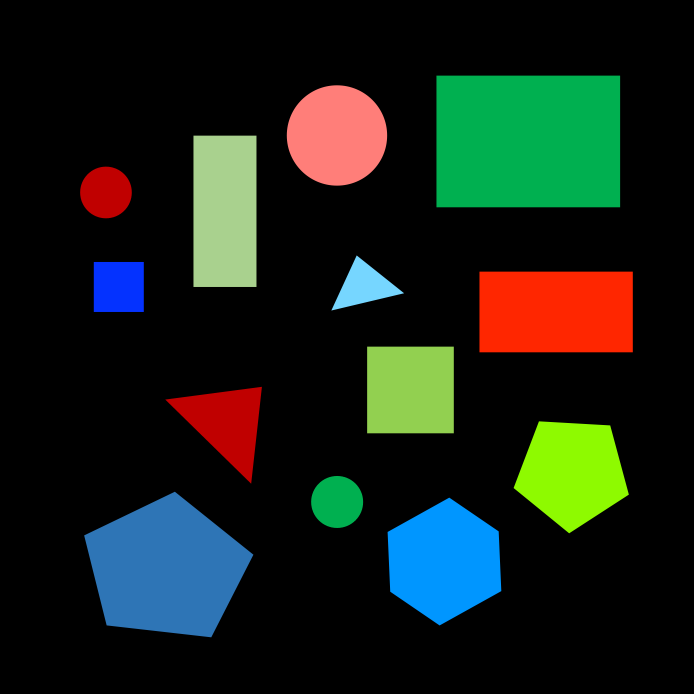
#> input picture asset/images/color.jpg, 2080 x 2080 px (shown at 1/3 size)
$ jupyter execute Color_detection.ipynb
#> lines starting #> are read from the running program, lines starting #| are printed output that depends on the picture; after the words box and inside, x2 and y2 are one past the last pixel; in counts of white or black regions, pixels touching at a corner belong together
## Import packages

[cell 1]
import cv2
import numpy as np
from scipy.spatial import distance as dist
import imutils
import matplotlib.pyplot as plt

## Function declaration

Jupyter Notebook 및 Google Colab에서 이미지를 표시할 수 있도록 Function으로 정의

[cell 2]
def img_show(title='image', img=None, figsize=(8 ,5)):
    plt.figure(figsize=figsize)

    if type(img) == list:
        if type(title) == list:
            titles = title
        else:
            titles = []

            for i in range(len(img)):
                titles.append(title)

        for i in range(len(img)):
            if len(img[i].shape) <= 2:
                rgbImg = cv2.cvtColor(img[i], cv2.COLOR_GRAY2RGB)
            else:
                rgbImg = cv2.cvtColor(img[i], cv2.COLOR_BGR2RGB)

            plt.subplot(1, len(img), i + 1), plt.imshow(rgbImg)
            plt.title(titles[i])
            plt.xticks([]), plt.yticks([])

        plt.show()
    else:
        if len(img.shape) < 3:
            rgbImg = cv2.cvtColor(img, cv2.COLOR_GRAY2RGB)
        else:
            rgbImg = cv2.cvtColor(img, cv2.COLOR_BGR2RGB)

        plt.imshow(rgbImg)
        plt.title(title)
        plt.xticks([]), plt.yticks([])
        plt.show()

color 를 판단하는 Function

[cell 3]
def color_label(image, c):
    # 윤곽선에 대한 마스크를 구성한 다음 영역에 대한 평균 L*a*b* 값을 계산
    mask = np.zeros(image.shape[:2], dtype="uint8")
    cv2.drawContours(mask, [c], -1, 255, -1)
    mask = cv2.erode(mask, None, iterations=2)
    mean = cv2.mean(image, mask=mask)[:3]

    # 정의한 색상 L*a*b* Array를 loop로 수행하여 L*a*b* 색상 값과 이미지 평균 사이의 거리를 계산하며
    # 최소 거리의 L*a*b* 색상 값을 찾음
    min_dist = (np.inf, None)

    for (i, row) in enumerate(lab_array):
        d = dist.euclidean(row[0], mean)
        if d < min_dist[0]:
            min_dist = (d, i)

    return color_names[min_dist[1]]

## Load Image

[cell 4]
cv2_image = cv2.imread('asset/images/color.jpg', cv2.IMREAD_COLOR)
#> cv2_image is the input picture: shape (2080, 2080, 3); mean B, G, R 24.5, 33, 23.7
img_show('original image', cv2_image)

## Color Detection

Key는 색상명, Value는 RGB값을 tuple로 색상 dictionary를 정의합니다.

[cell 5]
colors_dict = {"Red": (255, 0, 0),
               "Green": (0, 255, 0),
               "Blue": (0, 0, 255),
               "Lite blue": (118, 214, 255),
               "Moderate green": (146, 208, 80),
               "Dark green": (0, 176, 80),
               "Light red": (255, 126, 121),}

RGB color space를 ```L*a*b*``` color space로 변환

[cell 6]
lab_array = np.zeros((len(colors_dict), 1, 3), dtype="uint8")
color_names = []

for (i, (name, rgb)) in enumerate(colors_dict.items()):
    lab_array[i] = rgb
    color_names.append(name)

lab_array = cv2.cvtColor(lab_array, cv2.COLOR_RGB2LAB)

아래 과정을 통해 이미지를 그레이스케일로 변환하고 노이즈를 줄이기 위한 이미지 블러링 후 이진화 합니다.

[cell 7]
resized = imutils.resize(cv2_image, width=640)
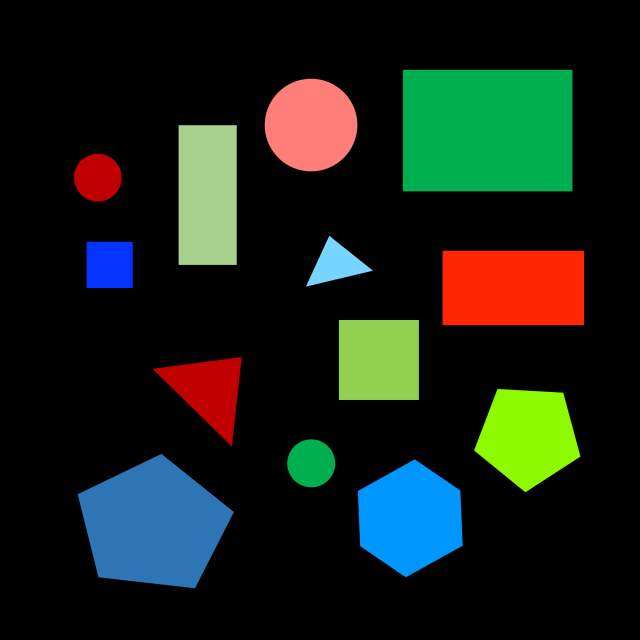
#> resized: shape (640, 640, 3); mean B, G, R 24.5, 33, 23.7
ratio = cv2_image.shape[0] / float(resized.shape[0])
#> ratio = 3.25
blurred = cv2.GaussianBlur(resized, (5, 5), 0)
gray = cv2.cvtColor(blurred, cv2.COLOR_BGR2GRAY)
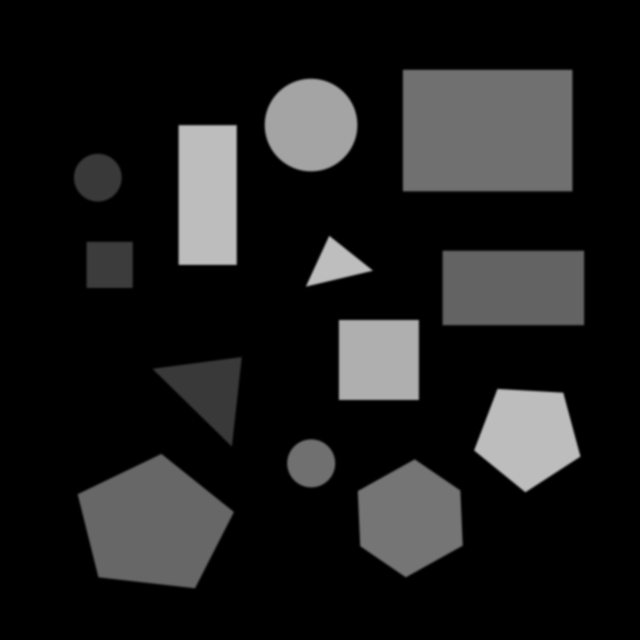
#> gray: shape (640, 640); min 0, max 190, mean 29.2
lab_img = cv2.cvtColor(blurred, cv2.COLOR_BGR2LAB)
#> lab_img: shape (640, 640, 3); mean of channels 0, 1, 2 36.7, 126.6, 132.7
thresh = cv2.threshold(gray, 10, 255, cv2.THRESH_BINARY)[1]
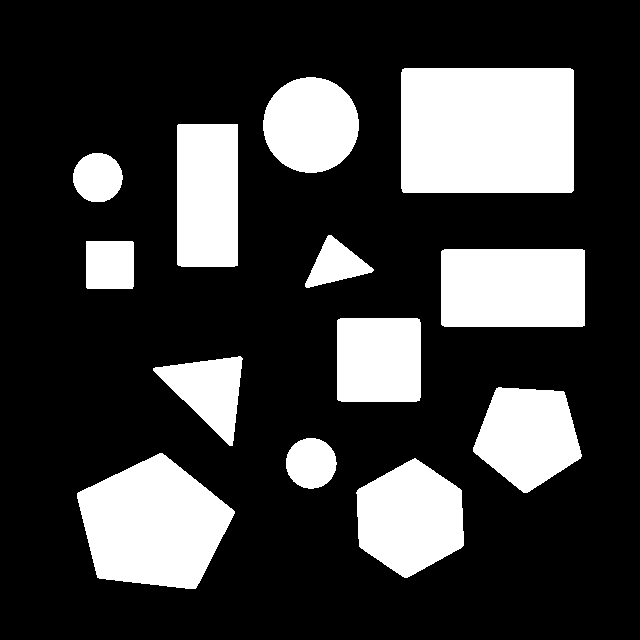
#> thresh: shape (640, 640); 24.5% white; 13 white regions, largest, box (x1, y1, x2, y2) and area: (401, 68, 574, 193) 21607, (77, 453, 235, 589) 14718, (441, 249, 585, 327) 11220

[cell 8]
img_show(['GaussianBlur', 'L*a*b* color', 'Threshold'], [blurred, lab_img, thresh])
#> call 2 of img_show, with figsize = (8, 5)
#> the loop in img_show (call 2), `for i in range(len(img)):` made 3 passes
#> in img_show (call 2), `plt.show()`:
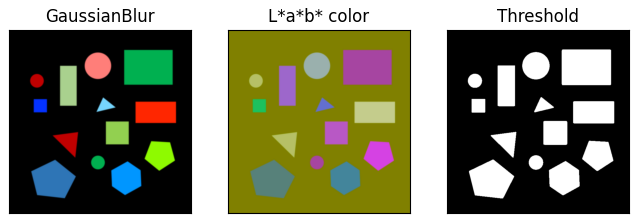
#> figure drawn by matplotlib, 3 panels

이진화 이미지에서 윤곽선을 검출합니다.

[cell 9]
cnts = cv2.findContours(thresh.copy(), cv2.RETR_EXTERNAL, cv2.CHAIN_APPROX_SIMPLE)
#> cnts = 13 contours; largest, box (x1, y1, x2, y2) and area: (401, 68, 574, 193) 21314, (77, 453, 235, 589) 14509, (441, 249, 585, 327) 11002, (356, 458, 464, 578) 9210, (177, 124, 238, 267) 8513
cnts = imutils.grab_contours(cnts)

[cell 10]
vis = cv2_image.copy()

# loop over the contours
for c in cnts:
    # cv2.moments를 이용하여 객체의 중심을 계산
    M = cv2.moments(c)
    cX = int((M["m10"] / M["m00"]) * ratio)
    cY = int((M["m01"] / M["m00"]) * ratio)

    # 이미지에서 객체의 윤곽선과 Color를 표시
    color = color_label(lab_img, c)

    c = c.astype("float")
    c *= ratio
    c = c.astype("int")
    cv2.drawContours(vis, [c], -1, (0, 255, 0), 10)
    cv2.circle(vis, (cX, cY), 20, (0, 255, 0), -1);
    cv2.putText(vis, color, (cX-80, cY-50), cv2.FONT_HERSHEY_SIMPLEX, 2, (255, 255, 255), 5)
#> this loop made 13 passes
#> (cX, cY, mean in color_label, color) on passes 1 to 12: (1331, 1683, (154.5, 133, 67.16), 'Lite blue'), (496, 1704, (121.7, 129, 87.09), 'Lite blue'), (1009, 1504, (160, 69.28, 165.8), 'Dark green'), (1714, 1416, (225.8, 66.3, 212.7), 'Green'), (676, 1268, (101.6, 191.9, 181.9), 'Red'), (1230, 1168, (193.6, 88.59, 183.1), 'Moderate green'), (1665, 934, (138.6, 203.4, 195.5), 'Red'), (355, 859, (93.41, 192.7, 28.5), 'Blue'), (1090, 857, (205.4, 111.1, 99.37), 'Lite blue'), (316, 575, (101.7, 191.9, 181.9), 'Red'), (672, 633, (201, 103.2, 156.8), 'Moderate green'), (1009, 404, (172.2, 175.8, 153.9), 'Light red')
#> pass 1, in color_label, `mask = cv2.erode(mask, None, iterations=2)`:
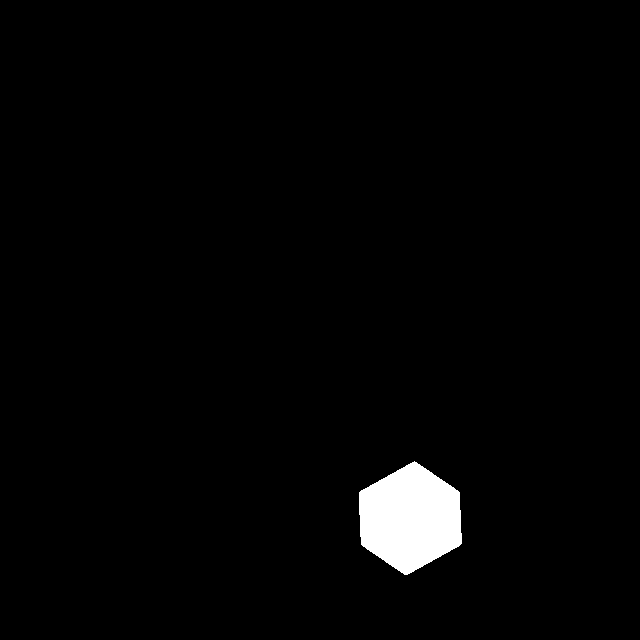
#> mask: shape (640, 640); 2.1% white; 1 white region, box (x1, y1, x2, y2) and area: (359, 461, 462, 575) 8479
#> pass 2, in color_label (call 2), `mask = cv2.erode(mask, None, iterations=2)`:
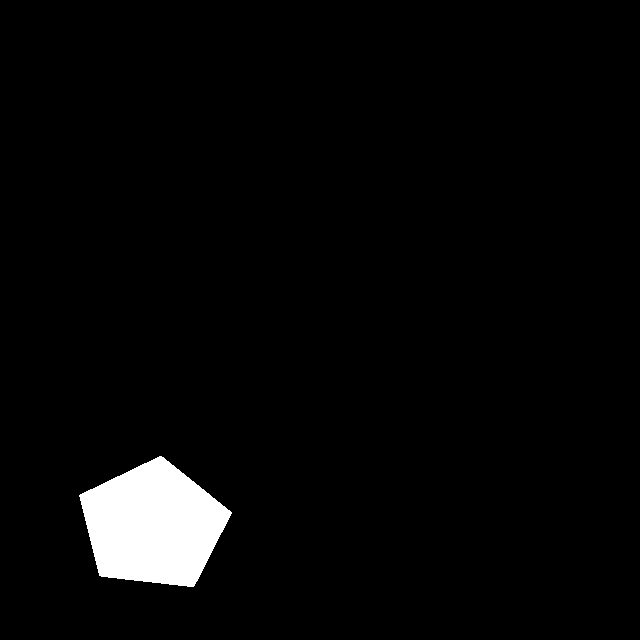
#> mask: shape (640, 640); 3.3% white; 1 white region, box (x1, y1, x2, y2) and area: (79, 456, 232, 587) 13559
#> pass 3, in color_label (call 3), `mask = cv2.erode(mask, None, iterations=2)`:
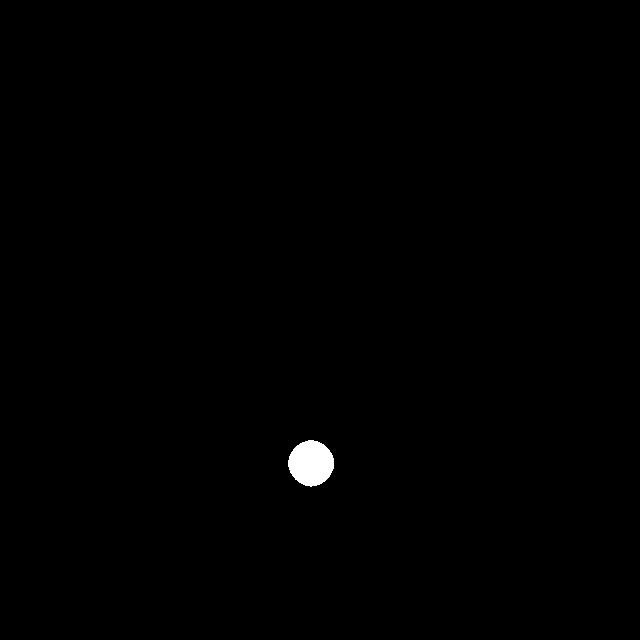
#> mask: shape (640, 640); 0.4% white; 1 white region, box (x1, y1, x2, y2) and area: (288, 440, 334, 487) 1632
#> after the loop:
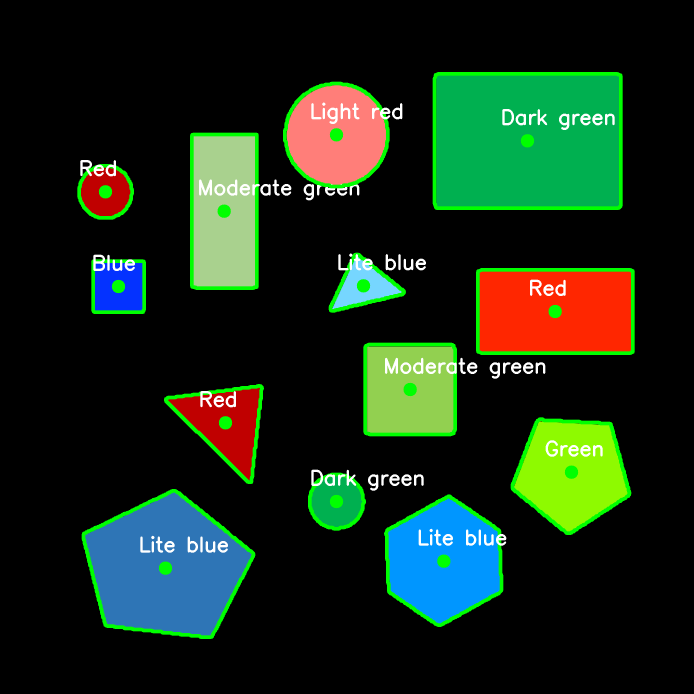
#> vis: shape (2080, 2080, 3) (shown at 1/3 size); mean B, G, R 25.7, 43.5, 24.9

[cell 11]
img_show('Color Detection', vis, figsize=(16,10))
